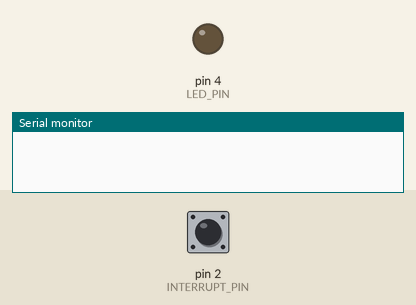
This sketch was run on a simulated Arduino Uno, built with avr-gcc and run on an emulated ATmega328P. On the bench: output pins drawn as LEDs (lit = HIGH), the last lines printed to the serial monitor. Inputs (shaded band) come from the test bench; at power-on: pin 2 (INTERRUPT_PIN) HIGH.

Above: at 1.2 s.
1.3 s: pin 2 (INTERRUPT_PIN) pulled LOW for 0.15 s
At 2.2 s:
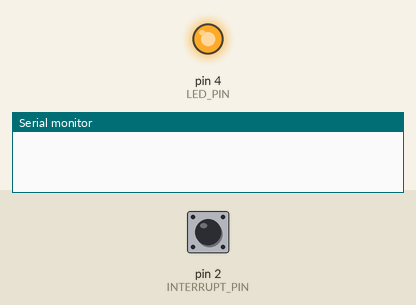
4.4 s: pin 2 (INTERRUPT_PIN) pulled LOW for 3.2 s
At 13.2 s:
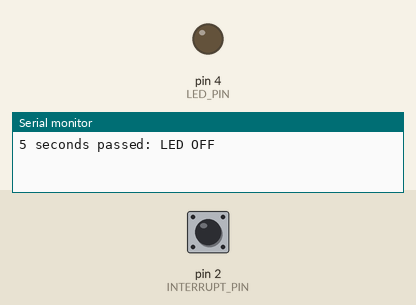
Timing chart, 0 to 14.7 s (numbered marks = the images above; inputs shaded):
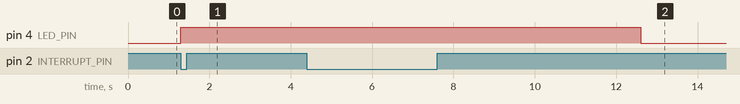

The sketch:

press2timer_p1.ino
```cpp
#define LED_PIN 4
#define BUTTON_PIN 6
#define INTERRUPT_PIN 2 // Interrupt pin (must be pin 2 or 3 on most Arduino boards)

volatile bool buttonPressed = false; // Flag to track button state
volatile unsigned long lastInterruptTime = 0; // Timestamp of the last interrupt

void handleInterrupt() {
  digitalWrite(LED_PIN, HIGH); // Turn the LED on
  lastInterruptTime = millis(); // Get the current time
}

void setup() {
  // Initialize the Serial communication
  Serial.begin(9600);

  // Set pin modes
  pinMode(BUTTON_PIN, INPUT_PULLUP); // Button input with internal pull-up
  pinMode(LED_PIN, OUTPUT); // LED output
  pinMode(INTERRUPT_PIN, INPUT_PULLUP); // Interrupt pin input (connected to BUTTON_PIN)

  // Attach interrupt to INTERRUPT_PIN
  attachInterrupt(digitalPinToInterrupt(INTERRUPT_PIN), handleInterrupt, HIGH);
  // The interrupt triggers on any change (HIGH to LOW or LOW to HIGH) on INTERRUPT_PIN
}

void loop() {
  if (millis() - lastInterruptTime > 5000) { // Check if 5 seconds have passed
    digitalWrite(LED_PIN, LOW); // Turn the LED off
    Serial.println("5 seconds passed: LED OFF");
    lastInterruptTime = millis(); // Reset the timer
  }
}
```

Measured:
- after the input at 1.3 s, pin 4 (LED_PIN): LOW → HIGH at once
- after the input at 4.4 s, pin 4 (LED_PIN): HIGH → LOW after 8.2 s instead of 2.0 s
